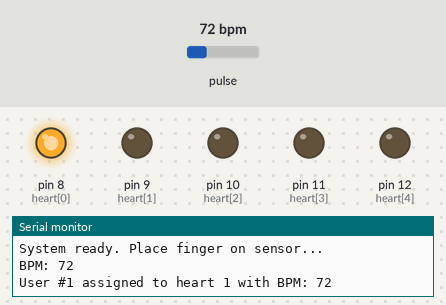
Simulated run of this sketch. Board: Arduino Uno, built with avr-gcc and run on an emulated ATmega328P. Shown: output pins drawn as LEDs (lit = HIGH), the last lines printed to the serial monitor. Inputs (shaded band) come from the test bench; at power-on: pulse 72 bpm.

Above: at 1.2 s.
1.3 s: pulse set to 130 bpm
At 2.1 s:
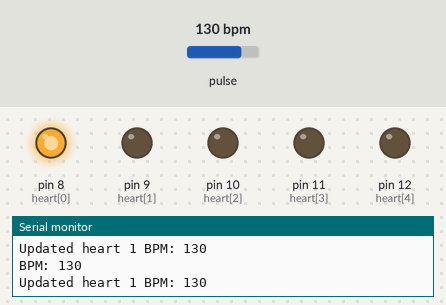
3.2 s: pulse set to 122 bpm
4.8 s: pulse set to 119 bpm
At 5.5 s:
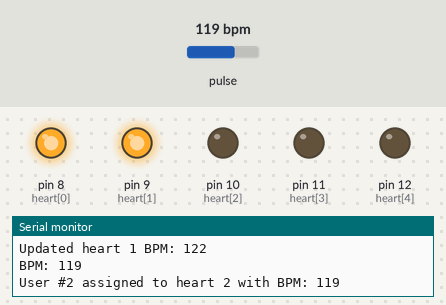
At 7.5 s:
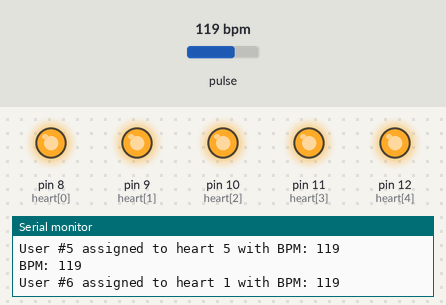
Timing chart, 0 to 9.0 s (numbered marks = the images above; inputs shaded):
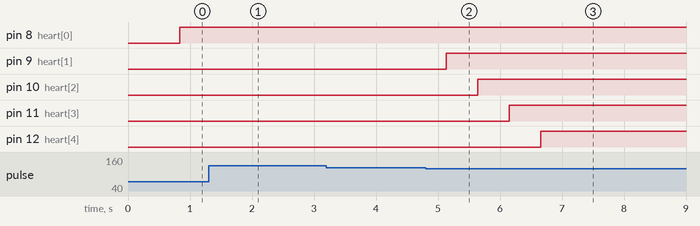

Measured:
- the behaviour switches between 121 and 120 bpm on pulse (found by bisection; images 1 and 2)
- after the input at 1.3 s, pin 9 (heart[1]): stays LOW (without the input it goes to HIGH after 0.37 s); pin 10 (heart[2]): stays LOW (without the input it goes to HIGH after 1.2 s)
- after the input at 4.8 s, pin 9 (heart[1]): LOW → HIGH after 0.34 s; pin 10 (heart[2]): LOW → HIGH after 0.84 s; pin 11 (heart[3]): LOW → HIGH after 1.3 s; pin 12 (heart[4]): LOW → HIGH after 1.9 s

The sketch:

PulseHeart3.ino
```cpp
#include <PulseSensorPlayground.h>

#define NUM_LEDS 5

const int PULSE_INPUT = A0;
const int THRESHOLD = 550;

int heart[NUM_LEDS] = {8, 9, 10, 11, 12};

int userBPM[NUM_LEDS];           // Store BPM for each user
int nextSlot = 0;
int userCounter = 1;

unsigned long lastSignalTime = 0;
#define userGapTime 3000
#define cooldown 500

PulseSensorPlayground pulseSensor;

void setup() {
  for (int i = 0; i < NUM_LEDS; i++) {
    pinMode(heart[i], OUTPUT);
    userBPM[i] = 0;
  }

  Serial.begin(115200);

  // Configure PulseSensor
  pulseSensor.analogInput(PULSE_INPUT);
  pulseSensor.setSerial(Serial);
  pulseSensor.setThreshold(THRESHOLD);

  if (!pulseSensor.begin()) {
    Serial.println("PulseSensor initialization failed!");
    for (;;) {
      digitalWrite(LED_BUILTIN, LOW);
      delay(50);
      digitalWrite(LED_BUILTIN, HIGH);
      delay(50);
    }
  }

  Serial.println("System ready. Place finger on sensor...");
}

void loop() {
  if (pulseSensor.sawNewSample()) {
    /*
       Check if a heartbeat was detected.
       sawStartOfBeat() returns true when a new beat is detected.
    */
    if (pulseSensor.sawStartOfBeat()) {
      int bpm = pulseSensor.getBeatsPerMinute();

      Serial.print("BPM: ");
      Serial.println(bpm);

      unsigned long now = millis();

      // If enough time has passed, treat as NEW user
      if (now - lastSignalTime > cooldown) {
        assignNewUser(bpm);
      } else {
        // Same user: update their BPM
        updateCurrentUserPulse(bpm);
      }

      lastSignalTime = now;
    }
  }

  checkUserTimeout();
  updateLEDs();
}

void assignNewUser(int bpm) {
  userBPM[nextSlot] = bpm;

  Serial.print("User #");
  Serial.print(userCounter);
  Serial.print(" assigned to heart ");
  Serial.print(nextSlot + 1);
  Serial.print(" with BPM: ");
  Serial.println(bpm);

  userCounter++;
  nextSlot = (nextSlot + 1) % NUM_LEDS;
}

void updateCurrentUserPulse(int bpm) {
  int currentSlot = (nextSlot - 1 + NUM_LEDS) % NUM_LEDS;
  userBPM[currentSlot] = bpm;

  Serial.print("Updated heart ");
  Serial.print(currentSlot + 1);
  Serial.print(" BPM: ");
  Serial.println(bpm);
}

void checkUserTimeout() {
  unsigned long now = millis();

  if (lastSignalTime > 0 && now - lastSignalTime > userGapTime) {
    Serial.println("User removed finger. Slots retained.");
    lastSignalTime = 0;
  }
}

void updateLEDs() {
  for (int i = 0; i < NUM_LEDS; i++) {
    if (userBPM[i] > 0) {
      // LED on when user has a stored BPM
      digitalWrite(heart[i], HIGH);
    } else {
      // LED off when slot is empty
      digitalWrite(heart[i], LOW);
    }
  }
}
```
